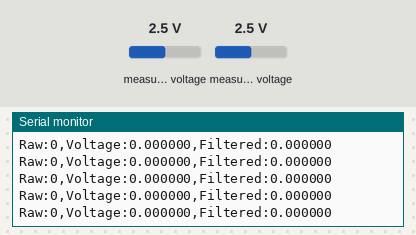
The program below on a simulated ESP32-S3. Shown: the last lines printed to the serial monitor. Inputs (shaded band) come from the test bench; at power-on: measured voltage 2.5 V.

Above: at 1.2 s.
1.3 s: measured voltage (sensor 200) set to 0.1 V
At 1.9 s:
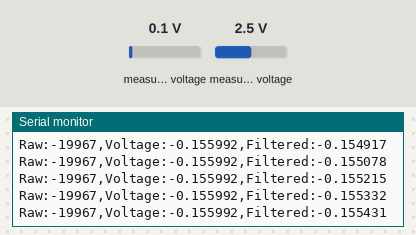
2.8 s: measured voltage (sensor 201) set to 0.1 V
At 3.6 s:
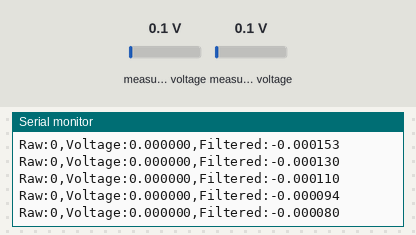
4.3 s: measured voltage (sensor 200) set to 1.2 V
At 4.9 s:
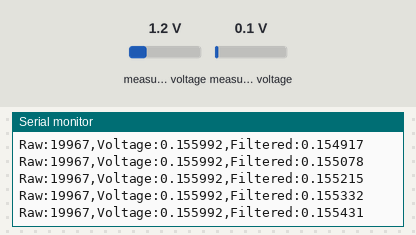
5.8 s: measured voltage (sensor 201) set to 1.2 V
At 6.7 s:
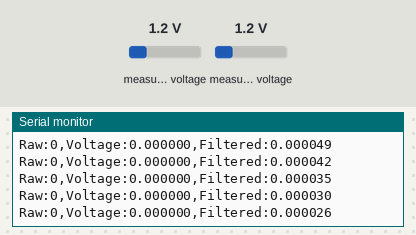
Timing chart, 0 to 8.3 s (numbered marks = the images above; inputs shaded):
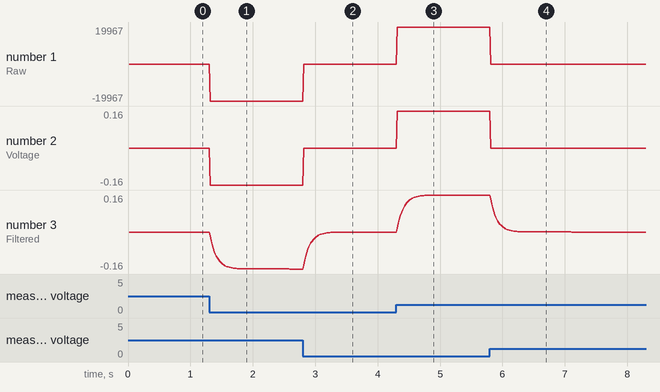

Measured:
- after the input at 1.3 s, the serial monitor: prints a new line at once (image 1)
- after the input at 2.8 s, the serial monitor: prints a new line at once (image 2)
- plotted number 1: 0 → -19967 after the input at 1.3 s
- plotted number 2: 0 → -0.16 after the input at 1.3 s
- plotted number 3: 0 → -0.16 after the input at 1.3 s

The program:

main.cpp
```cpp
#include <Wire.h>
#include <Adafruit_ADS1X15.h>

Adafruit_ADS1115 ads;

void setup() {
  Serial.begin(115200);

  // Initialize I2C on the ESP32-S3 (Default Stemma QT pins)
  if (!ads.begin()) {
    Serial.println("Failed to initialize ADS1115.");
    while (1);
  }

  // Set Gain to 16x to detect tiny millivolt signals
  // +/- 0.256V range | 1 bit = 0.0078125mV
  ads.setGain(GAIN_SIXTEEN);

  // Set data rate to highest speed (860 samples per second)
  ads.setDataRate(RATE_ADS1115_860SPS);
}

// Low-Pass + High-Pass filter constants
float lowPass = 0.0;
float highPass = 0.0;
const float alphaLP = 0.15; // 0.15 = 24.1Hz, 0.25 = 45Hz
const float alphaHP = 0.05; // 0.05 = 7.2Hz, 0.08 = 12Hz

void loop() {
  // Read differential voltage between A0 and A1
  int16_t results = ads.readADC_Differential_0_1();

  // Convert to voltage if needed for analysis
  float voltage = ads.computeVolts(results);

  // High-Pass Filter (Removes DC drift/slow ground sway)
  highPass = alphaHP * (highPass + voltage - lowPass);

  // Low-Pass Filter (Removes high-frequency electronic hiss)
  lowPass = lowPass + alphaLP * (voltage - lowPass);

  // The "Filtered" signal is the difference or the band-limited result
  float filteredSignal = lowPass - highPass;

  // Output to Serial Plotter for visual detection
  Serial.print("Raw:");
  Serial.print(results);
  Serial.print(",Voltage:");
  Serial.print(voltage, 6);
  Serial.print(",Filtered:");
  Serial.println(filteredSignal, 6);

}
```
